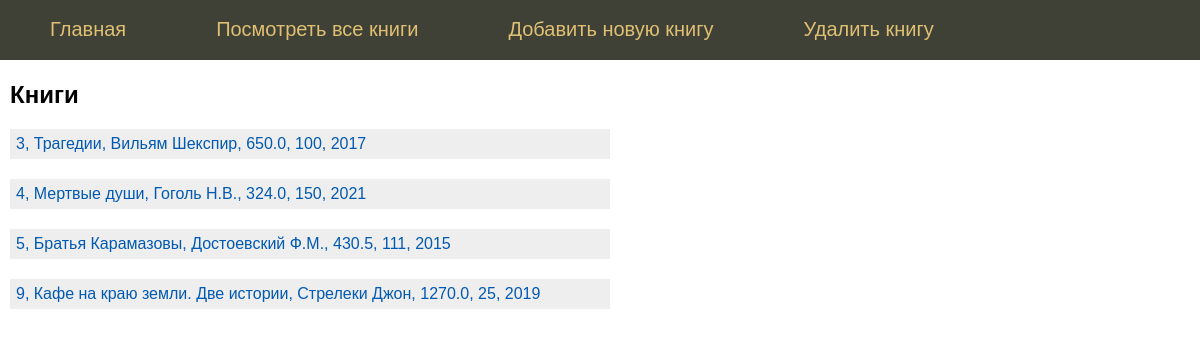
/show_books, run on the app's committed database.
### tables this page shows
CREATE TABLE books (
  book_id integer PRIMARY KEY AUTOINCREMENT,
  title text NOT NULL,
  author text NOT NULL,
  price real NOT NULL,
  count_book integer,
  year_release text NOT NULL
);

### routes.py (the view)
@app.route('/show_books', methods=['GET'])
def show_books():
    print(url_for('show_books'))
    db = get_book_repository()
    return render_template('book_info.html', books=db.get_all_books(), menu=menu)

### routes.py (called while the page is built)
def get_book_repository():
    db = SQLiteBookRepository()
    db.create_db()
    return db

### sqlite_book_repository.py (called while the page is built)
    def connect_db(self):
        conn = sqlite3.connect(app.config['DATABASE'])
        conn.row_factory = sqlite3.Row
        return conn

    def create_db(self):
        db = self.connect_db()
        with app.open_resource('books.sql', mode='r') as f:
            db.cursor().execute(f.read())
        db.commit()
        db.close()

    def get_all_books(self):
        sql = "SELECT * FROM books LIMIT 100"
        try:
            self.__cur.execute(sql)
            result = self.__cur.fetchall()
            return result
        except sqlite3.Error as e:
            print("Ошибка чтения из БД:", str(e))
            return []

### templates/book_info.html
{% extends 'base.html' %}
{% block content %}
{{ super() }}
<h2>Книги</h2>
<ul class="list-books">
    {% for book in books %}
    <li>
        <p class="title"><a href="{{ url_for('show_books',
                                book_id=book.book_id,
                                title = book.title,
                                author = book.author,
                                price = book.price,
                                count_book = book.count,
                                year_release  =book.year_release)}}">{{book.book_id}},
                {{book.title}},
                {{book.author}},
                {{book.price}},
                {{book.count_book}},
                {{book.year_release}}</a></p>
    </li>
    {% endfor %}
</ul>
{% endblock %}

### templates/base.html (shortened to what this page needs)
<!DOCTYPE html>
<html>
<head>
    <link type="text/css" href="{{ url_for('static', filename='css/styles.css')}}" rel="stylesheet" />
</head>
<body>
{% block content -%}
         {%- block mainmenu -%}
<ul class="mainmenu">
         {% for m in menu -%}
<li><a href="{{m.url}}">{{m.name}}</a></li>
         {% endfor -%}
</ul>
         {% endblock mainmenu -%}
<div class="content">
{% endblock -%}
</div>
</body>
</html>

### static/css/styles.css (style rules this page uses)
html, body { font-family: 'Arial'; margin: 0; padding: 0; height: 100%; width: 100%; }
a { color: #0059b2; text-decoration: none; }
ul.mainmenu { list-style: none; background: #3F4137; height: 60px; margin: 0; padding: 0; color: #dfc073; font-size: 20px; overflow: hidden; }
ul.mainmenu li { float: left; margin: 18px 40px 0 50px; }
ul.mainmenu li a { color: #dfc073; text-decoration: none; }
div.content { margin: 10px; }
ul.list-books { list-style: none; margin: 0; padding: 0; max-width: 600px; }
ul.list-books li { margin: 20px 0 0 0; border: 1px solid #eee; }
ul.list-books .title { margin: 0; padding: 5px; background: #eee; }

### data on the page
books: book_id "3", title "Трагедии", author "Вильям Шекспир", price "650.0", count_book "100", year_release "2017"
books: book_id "4", title "Мертвые души", author "Гоголь Н.В.", price "324.0", count_book "150", year_release "2021"
books: book_id "5", title "Братья Карамазовы", author "Достоевский Ф.М.", price "430.5", count_book "111", year_release "2015"
books: book_id "9", title "Кафе на краю земли. Две истории", author "Стрелеки Джон", price "1270.0", count_book "25", year_release "2019"

### other printed values
{{ m.name }} "Главная" "Посмотреть все книги" "Добавить новую книгу" "Удалить книгу"
